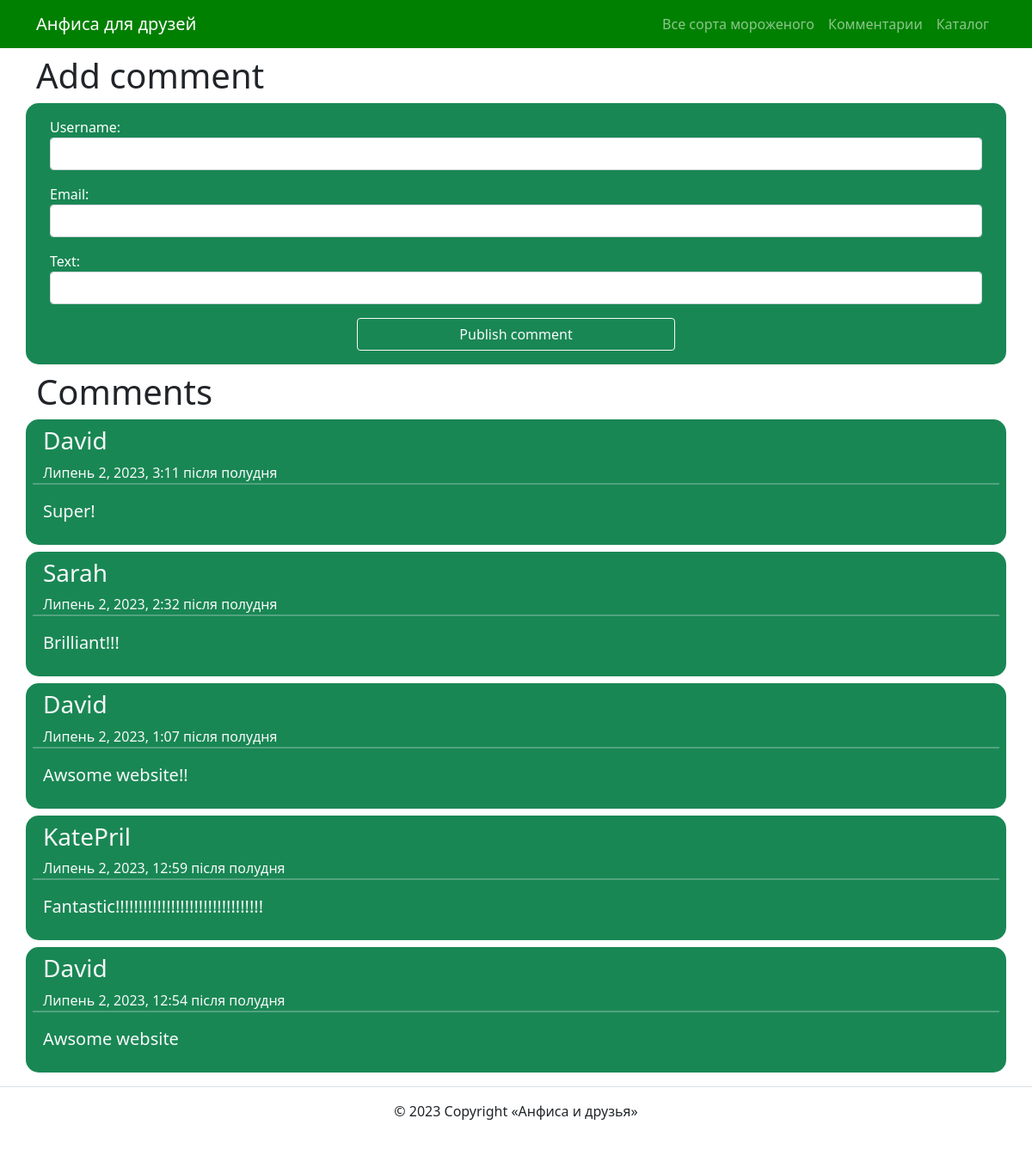
Page /comments/ on the committed database.
### comments/models.py (models this page shows, shortened)
class Comment(models.Model):
    username = models.CharField(max_length=255)
    email = models.EmailField()
    text = models.TextField()
    created_at = models.DateTimeField(auto_now_add=True)
    class Meta:
        ordering = ['-created_at']

### comments/views.py (the view)
# urls.py: path('', include('comments.urls', namespace='comments')),
def comments(request):
    if request.method == 'POST':
        form = CommentForm(request.POST)
        if form.is_valid:
            comment = form.save(commit=False)
            comment.save()
            return redirect('comments:comments')
    else:
        form = CommentForm()
    comments_all = Comment.objects.all()
    return render(request, 'comments/comments.html', {'form' : form, 'comments' : comments_all})

### comments/forms.py
class CommentForm(forms.ModelForm):
    class Meta:
        model = Comment
        fields = ('username', 'email', 'text')
        widgets = {
            'username': forms.TextInput(attrs={'class': 'form-control'}),
            'email': forms.TextInput(attrs={'class': 'form-control'}),
            'text': forms.TextInput(attrs={'class': 'form-control'}),
        }

### templates/comments/comments.html (shortened to what this page needs)
{% extends 'base.html' %}
{% load static %}
{% block content %}
<h1>Add comment</h1>
<div class="row my-2 bg-success p-3" style="border-radius: 15px;">
    <form method="post">
        {{form.as_p}}
        <div class="row">
            <div class="col"></div>
            <input class="btn btn-outline-light col" type="submit" value="Publish comment">
            <div class="col"></div>
        </div>
    </form>
</div>
<h1>Comments</h1>
{% for comment in comments %}
    {% include 'comments/includes/comment.html'%}
{% endfor %}
{% endblock%}

### templates/base.html (shortened to what this page needs)
{% load static %}
<!DOCTYPE html>
<html lang="ru">
  <head>
    <link rel="stylesheet" href="{% static 'css/style.css' %}">
    <link rel="stylesheet" href="{% static 'css/bootstrap.min.css' %}">
  </head>
  <body>
    <header>
      {% include 'includes/header.html' %}
    </header>
    <main>
      <div class="container py-2">
        {% block content %}{% endblock %}
      </div>
    </main>
    <footer class="border-top text-center py-3">
      {% include 'includes/footer.html' %}
    </footer>
  </body>
</html>

### templates/includes/header.html
<nav class="navbar navbar-dark navbar-expand-sm" style="background-color: green">
  <div class="container">
    <a class="navbar-brand" href="{% url 'ice_cream:index' %}">
      Анфиса для друзей
    </a>
    <ul class="navbar-nav">
      <li class="nav-item">
        <a class="nav-link" href="{% url 'ice_cream:ice_cream_list' %}">
          Все сорта мороженого
        </a>
      </li>
      <li class="nav-item">
        <a class="nav-link" href="{% url 'comments:comments' %}">
          Комментарии
        </a>
      </li>
      <li>
        <a class="nav-link" href="{% url 'catalog' %}">
          Каталог
        </a>
      </li>
    </ul>
  </div>
</nav>

### templates/comments/includes/comment.html
<div class="row my-2 bg-success p-2" style="border-radius: 15px;">
    <h3 class="text-light">{{comment.username}}</h3>
    <span class="text-light">{{comment.created_at}}</span>
    <hr class="border border-light">
    <p class="lead text-light">{{comment.text}}</p>
</div>

### templates/includes/footer.html
<p>© 2023 Copyright «Анфиса и друзья»</p>

### static/css/style.css (style rules this page uses)
label { color: white; }

### rows in the picture
Comment: username "David", created_at "Липень 2, 2023, 3:11 після полудня", text "Super!"
Comment: username "Sarah", created_at "Липень 2, 2023, 2:32 після полудня", text "Brilliant!!!"
Comment: username "David", created_at "Липень 2, 2023, 1:07 після полудня", text "Awsome website!!"
Comment: username "KatePril", created_at "Липень 2, 2023, 12:59 після полудня", text "Fantastic!!!!!!!!!!!!!!!!!!!!!!!!!!!!!!!!"
Comment: username "David", created_at "Липень 2, 2023, 12:54 після полудня", text "Awsome website"
